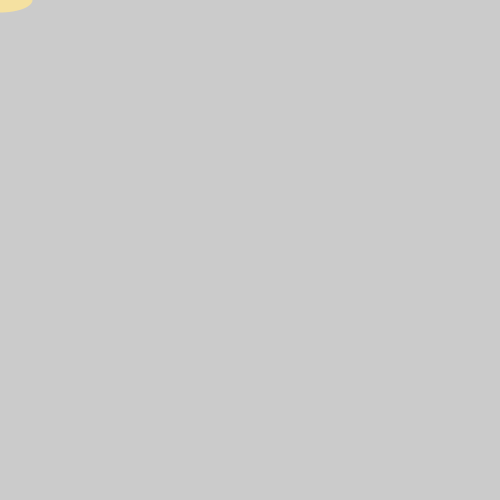
Frame 1 (no input)
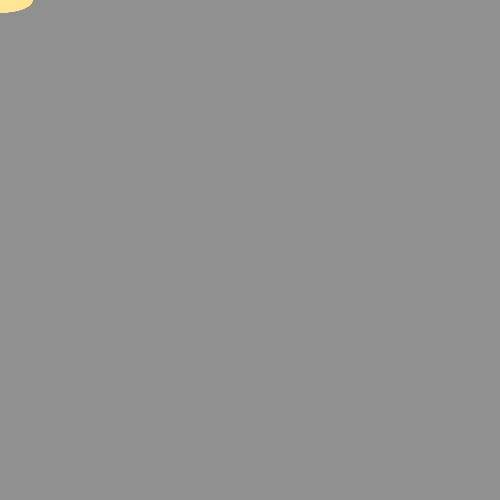
Frame 60 (the mouse pressed at the canvas centre just before this capture)
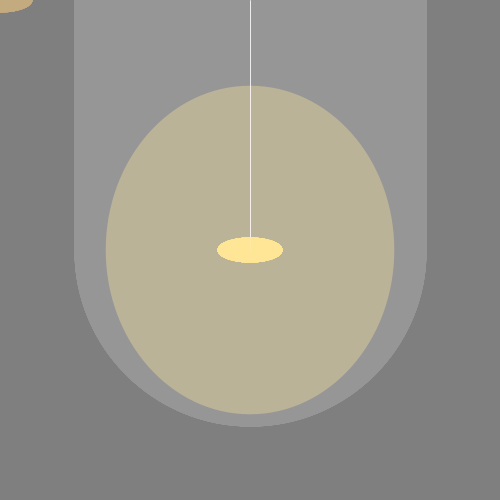
Frame 120 (the mouse held since frame 60 and released just before this capture)

The Processing sketch that drew these frames (run headless with seeded random() and noise(); from frame 60 on, the mouse is pressed at the canvas centre):

// Processing sketch: processing_170133
// ── processing_170133.pde

void setup() {
size(500, 500);
}
void draw() {
  noStroke();
  fill(0,1);
  rect(0,0,500,500);
float s = dist(mouseX, mouseY, pmouseX, pmouseY) * -1;

fill(255, 230,150, 205);
ellipse(mouseX, mouseY, 65+s, 25+s);
stroke(255,150);
strokeWeight(-s);
line(mouseX, mouseY,mouseX,0);
}
